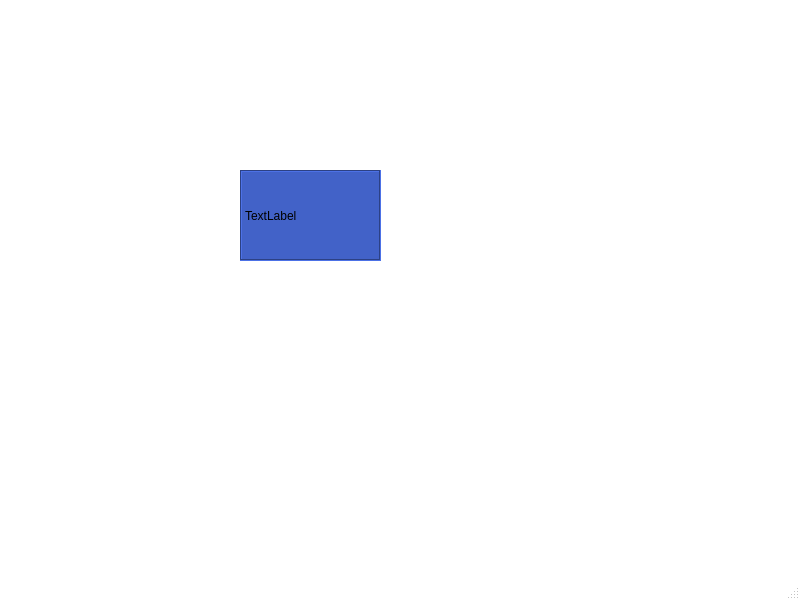
<?xml version="1.0" encoding="UTF-8"?>
<ui version="4.0">
 <class>Mouse</class>
 <widget class="QMainWindow" name="Mouse">
  <property name="geometry">
   <rect>
    <x>0</x>
    <y>0</y>
    <width>800</width>
    <height>600</height>
   </rect>
  </property>
  <property name="palette">
   <palette>
    <active>
     <colorrole role="WindowText">
      <brush brushstyle="SolidPattern">
       <color alpha="255">
        <red>0</red>
        <green>0</green>
        <blue>0</blue>
       </color>
      </brush>
     </colorrole>
     <colorrole role="Button">
      <brush brushstyle="SolidPattern">
       <color alpha="255">
        <red>255</red>
        <green>255</green>
        <blue>255</blue>
       </color>
      </brush>
     </colorrole>
     <colorrole role="Light">
      <brush brushstyle="SolidPattern">
       <color alpha="255">
        <red>255</red>
        <green>255</green>
        <blue>255</blue>
       </color>
      </brush>
     </colorrole>
     <colorrole role="Midlight">
      <brush brushstyle="SolidPattern">
       <color alpha="255">
        <red>255</red>
        <green>255</green>
        <blue>255</blue>
       </color>
      </brush>
     </colorrole>
     <colorrole role="Dark">
      <brush brushstyle="SolidPattern">
       <color alpha="255">
        <red>127</red>
        <green>127</green>
        <blue>127</blue>
       </color>
      </brush>
     </colorrole>
     <colorrole role="Mid">
      <brush brushstyle="SolidPattern">
       <color alpha="255">
        <red>170</red>
        <green>170</green>
        <blue>170</blue>
       </color>
      </brush>
     </colorrole>
     <colorrole role="Text">
      <brush brushstyle="SolidPattern">
       <color alpha="255">
        <red>0</red>
        <green>0</green>
        <blue>0</blue>
       </color>
      </brush>
     </colorrole>
     <colorrole role="BrightText">
      <brush brushstyle="SolidPattern">
       <color alpha="255">
        <red>255</red>
        <green>255</green>
        <blue>255</blue>
       </color>
      </brush>
     </colorrole>
     <colorrole role="ButtonText">
      <brush brushstyle="SolidPattern">
       <color alpha="255">
        <red>0</red>
        <green>0</green>
        <blue>0</blue>
       </color>
      </brush>
     </colorrole>
     <colorrole role="Base">
      <brush brushstyle="SolidPattern">
       <color alpha="255">
        <red>255</red>
        <green>255</green>
        <blue>255</blue>
       </color>
      </brush>
     </colorrole>
     <colorrole role="Window">
      <brush brushstyle="SolidPattern">
       <color alpha="255">
        <red>255</red>
        <green>255</green>
        <blue>255</blue>
       </color>
      </brush>
     </colorrole>
     <colorrole role="Shadow">
      <brush brushstyle="SolidPattern">
       <color alpha="255">
        <red>0</red>
        <green>0</green>
        <blue>0</blue>
       </color>
      </brush>
     </colorrole>
     <colorrole role="AlternateBase">
      <brush brushstyle="SolidPattern">
       <color alpha="255">
        <red>255</red>
        <green>255</green>
        <blue>255</blue>
       </color>
      </brush>
     </colorrole>
     <colorrole role="ToolTipBase">
      <brush brushstyle="SolidPattern">
       <color alpha="255">
        <red>255</red>
        <green>255</green>
        <blue>220</blue>
       </color>
      </brush>
     </colorrole>
     <colorrole role="ToolTipText">
      <brush brushstyle="SolidPattern">
       <color alpha="255">
        <red>0</red>
        <green>0</green>
        <blue>0</blue>
       </color>
      </brush>
     </colorrole>
     <colorrole role="PlaceholderText">
      <brush brushstyle="SolidPattern">
       <color alpha="128">
        <red>0</red>
        <green>0</green>
        <blue>0</blue>
       </color>
      </brush>
     </colorrole>
    </active>
    <inactive>
     <colorrole role="WindowText">
      <brush brushstyle="SolidPattern">
       <color alpha="255">
        <red>0</red>
        <green>0</green>
        <blue>0</blue>
       </color>
      </brush>
     </colorrole>
     <colorrole role="Button">
      <brush brushstyle="SolidPattern">
       <color alpha="255">
        <red>255</red>
        <green>255</green>
        <blue>255</blue>
       </color>
      </brush>
     </colorrole>
     <colorrole role="Light">
      <brush brushstyle="SolidPattern">
       <color alpha="255">
        <red>255</red>
        <green>255</green>
        <blue>255</blue>
       </color>
      </brush>
     </colorrole>
     <colorrole role="Midlight">
      <brush brushstyle="SolidPattern">
       <color alpha="255">
        <red>255</red>
        <green>255</green>
        <blue>255</blue>
       </color>
      </brush>
     </colorrole>
     <colorrole role="Dark">
      <brush brushstyle="SolidPattern">
       <color alpha="255">
        <red>127</red>
        <green>127</green>
        <blue>127</blue>
       </color>
      </brush>
     </colorrole>
     <colorrole role="Mid">
      <brush brushstyle="SolidPattern">
       <color alpha="255">
        <red>170</red>
        <green>170</green>
        <blue>170</blue>
       </color>
      </brush>
     </colorrole>
     <colorrole role="Text">
      <brush brushstyle="SolidPattern">
       <color alpha="255">
        <red>0</red>
        <green>0</green>
        <blue>0</blue>
       </color>
      </brush>
     </colorrole>
     <colorrole role="BrightText">
      <brush brushstyle="SolidPattern">
       <color alpha="255">
        <red>255</red>
        <green>255</green>
        <blue>255</blue>
       </color>
      </brush>
     </colorrole>
     <colorrole role="ButtonText">
      <brush brushstyle="SolidPattern">
       <color alpha="255">
        <red>0</red>
        <green>0</green>
        <blue>0</blue>
       </color>
      </brush>
     </colorrole>
     <colorrole role="Base">
      <brush brushstyle="SolidPattern">
       <color alpha="255">
        <red>255</red>
        <green>255</green>
        <blue>255</blue>
       </color>
      </brush>
     </colorrole>
     <colorrole role="Window">
      <brush brushstyle="SolidPattern">
       <color alpha="255">
        <red>255</red>
        <green>255</green>
        <blue>255</blue>
       </color>
      </brush>
     </colorrole>
     <colorrole role="Shadow">
      <brush brushstyle="SolidPattern">
       <color alpha="255">
        <red>0</red>
        <green>0</green>
        <blue>0</blue>
       </color>
      </brush>
     </colorrole>
     <colorrole role="AlternateBase">
      <brush brushstyle="SolidPattern">
       <color alpha="255">
        <red>255</red>
        <green>255</green>
        <blue>255</blue>
       </color>
      </brush>
     </colorrole>
     <colorrole role="ToolTipBase">
      <brush brushstyle="SolidPattern">
       <color alpha="255">
        <red>255</red>
        <green>255</green>
        <blue>220</blue>
       </color>
      </brush>
     </colorrole>
     <colorrole role="ToolTipText">
      <brush brushstyle="SolidPattern">
       <color alpha="255">
        <red>0</red>
        <green>0</green>
        <blue>0</blue>
       </color>
      </brush>
     </colorrole>
     <colorrole role="PlaceholderText">
      <brush brushstyle="SolidPattern">
       <color alpha="128">
        <red>0</red>
        <green>0</green>
        <blue>0</blue>
       </color>
      </brush>
     </colorrole>
    </inactive>
    <disabled>
     <colorrole role="WindowText">
      <brush brushstyle="SolidPattern">
       <color alpha="255">
        <red>127</red>
        <green>127</green>
        <blue>127</blue>
       </color>
      </brush>
     </colorrole>
     <colorrole role="Button">
      <brush brushstyle="SolidPattern">
       <color alpha="255">
        <red>255</red>
        <green>255</green>
        <blue>255</blue>
       </color>
      </brush>
     </colorrole>
     <colorrole role="Light">
      <brush brushstyle="SolidPattern">
       <color alpha="255">
        <red>255</red>
        <green>255</green>
        <blue>255</blue>
       </color>
      </brush>
     </colorrole>
     <colorrole role="Midlight">
      <brush brushstyle="SolidPattern">
       <color alpha="255">
        <red>255</red>
        <green>255</green>
        <blue>255</blue>
       </color>
      </brush>
     </colorrole>
     <colorrole role="Dark">
      <brush brushstyle="SolidPattern">
       <color alpha="255">
        <red>127</red>
        <green>127</green>
        <blue>127</blue>
       </color>
      </brush>
     </colorrole>
     <colorrole role="Mid">
      <brush brushstyle="SolidPattern">
       <color alpha="255">
        <red>170</red>
        <green>170</green>
        <blue>170</blue>
       </color>
      </brush>
     </colorrole>
     <colorrole role="Text">
      <brush brushstyle="SolidPattern">
       <color alpha="255">
        <red>127</red>
        <green>127</green>
        <blue>127</blue>
       </color>
      </brush>
     </colorrole>
     <colorrole role="BrightText">
      <brush brushstyle="SolidPattern">
       <color alpha="255">
        <red>255</red>
        <green>255</green>
        <blue>255</blue>
       </color>
      </brush>
     </colorrole>
     <colorrole role="ButtonText">
      <brush brushstyle="SolidPattern">
       <color alpha="255">
        <red>127</red>
        <green>127</green>
        <blue>127</blue>
       </color>
      </brush>
     </colorrole>
     <colorrole role="Base">
      <brush brushstyle="SolidPattern">
       <color alpha="255">
        <red>255</red>
        <green>255</green>
        <blue>255</blue>
       </color>
      </brush>
     </colorrole>
     <colorrole role="Window">
      <brush brushstyle="SolidPattern">
       <color alpha="255">
        <red>255</red>
        <green>255</green>
        <blue>255</blue>
       </color>
      </brush>
     </colorrole>
     <colorrole role="Shadow">
      <brush brushstyle="SolidPattern">
       <color alpha="255">
        <red>0</red>
        <green>0</green>
        <blue>0</blue>
       </color>
      </brush>
     </colorrole>
     <colorrole role="AlternateBase">
      <brush brushstyle="SolidPattern">
       <color alpha="255">
        <red>255</red>
        <green>255</green>
        <blue>255</blue>
       </color>
      </brush>
     </colorrole>
     <colorrole role="ToolTipBase">
      <brush brushstyle="SolidPattern">
       <color alpha="255">
        <red>255</red>
        <green>255</green>
        <blue>220</blue>
       </color>
      </brush>
     </colorrole>
     <colorrole role="ToolTipText">
      <brush brushstyle="SolidPattern">
       <color alpha="255">
        <red>0</red>
        <green>0</green>
        <blue>0</blue>
       </color>
      </brush>
     </colorrole>
     <colorrole role="PlaceholderText">
      <brush brushstyle="SolidPattern">
       <color alpha="128">
        <red>0</red>
        <green>0</green>
        <blue>0</blue>
       </color>
      </brush>
     </colorrole>
    </disabled>
   </palette>
  </property>
  <property name="windowTitle">
   <string>Mouse</string>
  </property>
  <widget class="QWidget" name="centralwidget">
   <widget class="QLabel" name="label">
    <property name="geometry">
     <rect>
      <x>240</x>
      <y>170</y>
      <width>141</width>
      <height>91</height>
     </rect>
    </property>
    <property name="palette">
     <palette>
      <active>
       <colorrole role="WindowText">
        <brush brushstyle="SolidPattern">
         <color alpha="255">
          <red>0</red>
          <green>0</green>
          <blue>0</blue>
         </color>
        </brush>
       </colorrole>
       <colorrole role="Button">
        <brush brushstyle="SolidPattern">
         <color alpha="255">
          <red>66</red>
          <green>98</green>
          <blue>200</blue>
         </color>
        </brush>
       </colorrole>
       <colorrole role="Light">
        <brush brushstyle="SolidPattern">
         <color alpha="255">
          <red>253</red>
          <green>255</green>
          <blue>242</blue>
         </color>
        </brush>
       </colorrole>
       <colorrole role="Midlight">
        <brush brushstyle="SolidPattern">
         <color alpha="255">
          <red>221</red>
          <green>227</green>
          <blue>198</blue>
         </color>
        </brush>
       </colorrole>
       <colorrole role="Dark">
        <brush brushstyle="SolidPattern">
         <color alpha="255">
          <red>95</red>
          <green>100</green>
          <blue>77</blue>
         </color>
        </brush>
       </colorrole>
       <colorrole role="Mid">
        <brush brushstyle="SolidPattern">
         <color alpha="255">
          <red>127</red>
          <green>133</green>
          <blue>103</blue>
         </color>
        </brush>
       </colorrole>
       <colorrole role="Text">
        <brush brushstyle="SolidPattern">
         <color alpha="255">
          <red>0</red>
          <green>0</green>
          <blue>0</blue>
         </color>
        </brush>
       </colorrole>
       <colorrole role="BrightText">
        <brush brushstyle="SolidPattern">
         <color alpha="255">
          <red>255</red>
          <green>255</green>
          <blue>255</blue>
         </color>
        </brush>
       </colorrole>
       <colorrole role="ButtonText">
        <brush brushstyle="SolidPattern">
         <color alpha="255">
          <red>0</red>
          <green>0</green>
          <blue>0</blue>
         </color>
        </brush>
       </colorrole>
       <colorrole role="Base">
        <brush brushstyle="SolidPattern">
         <color alpha="255">
          <red>66</red>
          <green>98</green>
          <blue>200</blue>
         </color>
        </brush>
       </colorrole>
       <colorrole role="Window">
        <brush brushstyle="SolidPattern">
         <color alpha="255">
          <red>66</red>
          <green>98</green>
          <blue>200</blue>
         </color>
        </brush>
       </colorrole>
       <colorrole role="Shadow">
        <brush brushstyle="SolidPattern">
         <color alpha="255">
          <red>0</red>
          <green>0</green>
          <blue>0</blue>
         </color>
        </brush>
       </colorrole>
       <colorrole role="AlternateBase">
        <brush brushstyle="SolidPattern">
         <color alpha="255">
          <red>222</red>
          <green>227</green>
          <blue>204</blue>
         </color>
        </brush>
       </colorrole>
       <colorrole role="ToolTipBase">
        <brush brushstyle="SolidPattern">
         <color alpha="255">
          <red>255</red>
          <green>255</green>
          <blue>220</blue>
         </color>
        </brush>
       </colorrole>
       <colorrole role="ToolTipText">
        <brush brushstyle="SolidPattern">
         <color alpha="255">
          <red>0</red>
          <green>0</green>
          <blue>0</blue>
         </color>
        </brush>
       </colorrole>
       <colorrole role="PlaceholderText">
        <brush brushstyle="SolidPattern">
         <color alpha="128">
          <red>0</red>
          <green>0</green>
          <blue>0</blue>
         </color>
        </brush>
       </colorrole>
      </active>
      <inactive>
       <colorrole role="WindowText">
        <brush brushstyle="SolidPattern">
         <color alpha="255">
          <red>0</red>
          <green>0</green>
          <blue>0</blue>
         </color>
        </brush>
       </colorrole>
       <colorrole role="Button">
        <brush brushstyle="SolidPattern">
         <color alpha="255">
          <red>66</red>
          <green>98</green>
          <blue>200</blue>
         </color>
        </brush>
       </colorrole>
       <colorrole role="Light">
        <brush brushstyle="SolidPattern">
         <color alpha="255">
          <red>253</red>
          <green>255</green>
          <blue>242</blue>
         </color>
        </brush>
       </colorrole>
       <colorrole role="Midlight">
        <brush brushstyle="SolidPattern">
         <color alpha="255">
          <red>221</red>
          <green>227</green>
          <blue>198</blue>
         </color>
        </brush>
       </colorrole>
       <colorrole role="Dark">
        <brush brushstyle="SolidPattern">
         <color alpha="255">
          <red>95</red>
          <green>100</green>
          <blue>77</blue>
         </color>
        </brush>
       </colorrole>
       <colorrole role="Mid">
        <brush brushstyle="SolidPattern">
         <color alpha="255">
          <red>127</red>
          <green>133</green>
          <blue>103</blue>
         </color>
        </brush>
       </colorrole>
       <colorrole role="Text">
        <brush brushstyle="SolidPattern">
         <color alpha="255">
          <red>0</red>
          <green>0</green>
          <blue>0</blue>
         </color>
        </brush>
       </colorrole>
       <colorrole role="BrightText">
        <brush brushstyle="SolidPattern">
         <color alpha="255">
          <red>255</red>
          <green>255</green>
          <blue>255</blue>
         </color>
        </brush>
       </colorrole>
       <colorrole role="ButtonText">
        <brush brushstyle="SolidPattern">
         <color alpha="255">
          <red>0</red>
          <green>0</green>
          <blue>0</blue>
         </color>
        </brush>
       </colorrole>
       <colorrole role="Base">
        <brush brushstyle="SolidPattern">
         <color alpha="255">
          <red>66</red>
          <green>98</green>
          <blue>200</blue>
         </color>
        </brush>
       </colorrole>
       <colorrole role="Window">
        <brush brushstyle="SolidPattern">
         <color alpha="255">
          <red>66</red>
          <green>98</green>
          <blue>200</blue>
         </color>
        </brush>
       </colorrole>
       <colorrole role="Shadow">
        <brush brushstyle="SolidPattern">
         <color alpha="255">
          <red>0</red>
          <green>0</green>
          <blue>0</blue>
         </color>
        </brush>
       </colorrole>
       <colorrole role="AlternateBase">
        <brush brushstyle="SolidPattern">
         <color alpha="255">
          <red>222</red>
          <green>227</green>
          <blue>204</blue>
         </color>
        </brush>
       </colorrole>
       <colorrole role="ToolTipBase">
        <brush brushstyle="SolidPattern">
         <color alpha="255">
          <red>255</red>
          <green>255</green>
          <blue>220</blue>
         </color>
        </brush>
       </colorrole>
       <colorrole role="ToolTipText">
        <brush brushstyle="SolidPattern">
         <color alpha="255">
          <red>0</red>
          <green>0</green>
          <blue>0</blue>
         </color>
        </brush>
       </colorrole>
       <colorrole role="PlaceholderText">
        <brush brushstyle="SolidPattern">
         <color alpha="128">
          <red>0</red>
          <green>0</green>
          <blue>0</blue>
         </color>
        </brush>
       </colorrole>
      </inactive>
      <disabled>
       <colorrole role="WindowText">
        <brush brushstyle="SolidPattern">
         <color alpha="255">
          <red>95</red>
          <green>100</green>
          <blue>77</blue>
         </color>
        </brush>
       </colorrole>
       <colorrole role="Button">
        <brush brushstyle="SolidPattern">
         <color alpha="255">
          <red>66</red>
          <green>98</green>
          <blue>200</blue>
         </color>
        </brush>
       </colorrole>
       <colorrole role="Light">
        <brush brushstyle="SolidPattern">
         <color alpha="255">
          <red>253</red>
          <green>255</green>
          <blue>242</blue>
         </color>
        </brush>
       </colorrole>
       <colorrole role="Midlight">
        <brush brushstyle="SolidPattern">
         <color alpha="255">
          <red>221</red>
          <green>227</green>
          <blue>198</blue>
         </color>
        </brush>
       </colorrole>
       <colorrole role="Dark">
        <brush brushstyle="SolidPattern">
         <color alpha="255">
          <red>95</red>
          <green>100</green>
          <blue>77</blue>
         </color>
        </brush>
       </colorrole>
       <colorrole role="Mid">
        <brush brushstyle="SolidPattern">
         <color alpha="255">
          <red>127</red>
          <green>133</green>
          <blue>103</blue>
         </color>
        </brush>
       </colorrole>
       <colorrole role="Text">
        <brush brushstyle="SolidPattern">
         <color alpha="255">
          <red>95</red>
          <green>100</green>
          <blue>77</blue>
         </color>
        </brush>
       </colorrole>
       <colorrole role="BrightText">
        <brush brushstyle="SolidPattern">
         <color alpha="255">
          <red>255</red>
          <green>255</green>
          <blue>255</blue>
         </color>
        </brush>
       </colorrole>
       <colorrole role="ButtonText">
        <brush brushstyle="SolidPattern">
         <color alpha="255">
          <red>95</red>
          <green>100</green>
          <blue>77</blue>
         </color>
        </brush>
       </colorrole>
       <colorrole role="Base">
        <brush brushstyle="SolidPattern">
         <color alpha="255">
          <red>66</red>
          <green>98</green>
          <blue>200</blue>
         </color>
        </brush>
       </colorrole>
       <colorrole role="Window">
        <brush brushstyle="SolidPattern">
         <color alpha="255">
          <red>66</red>
          <green>98</green>
          <blue>200</blue>
         </color>
        </brush>
       </colorrole>
       <colorrole role="Shadow">
        <brush brushstyle="SolidPattern">
         <color alpha="255">
          <red>0</red>
          <green>0</green>
          <blue>0</blue>
         </color>
        </brush>
       </colorrole>
       <colorrole role="AlternateBase">
        <brush brushstyle="SolidPattern">
         <color alpha="255">
          <red>190</red>
          <green>200</green>
          <blue>154</blue>
         </color>
        </brush>
       </colorrole>
       <colorrole role="ToolTipBase">
        <brush brushstyle="SolidPattern">
         <color alpha="255">
          <red>255</red>
          <green>255</green>
          <blue>220</blue>
         </color>
        </brush>
       </colorrole>
       <colorrole role="ToolTipText">
        <brush brushstyle="SolidPattern">
         <color alpha="255">
          <red>0</red>
          <green>0</green>
          <blue>0</blue>
         </color>
        </brush>
       </colorrole>
       <colorrole role="PlaceholderText">
        <brush brushstyle="SolidPattern">
         <color alpha="128">
          <red>0</red>
          <green>0</green>
          <blue>0</blue>
         </color>
        </brush>
       </colorrole>
      </disabled>
     </palette>
    </property>
    <property name="autoFillBackground">
     <bool>false</bool>
    </property>
    <property name="styleSheet">
     <string notr="true">background-color: rgb(66, 98, 200); </string>
    </property>
    <property name="frameShape">
     <enum>QFrame::Box</enum>
    </property>
    <property name="frameShadow">
     <enum>QFrame::Sunken</enum>
    </property>
    <property name="text">
     <string>TextLabel</string>
    </property>
   </widget>
  </widget>
  <widget class="QMenuBar" name="menubar">
   <property name="geometry">
    <rect>
     <x>0</x>
     <y>0</y>
     <width>800</width>
     <height>21</height>
    </rect>
   </property>
  </widget>
  <widget class="QStatusBar" name="statusbar"/>
 </widget>
 <resources/>
 <connections/>
</ui>
